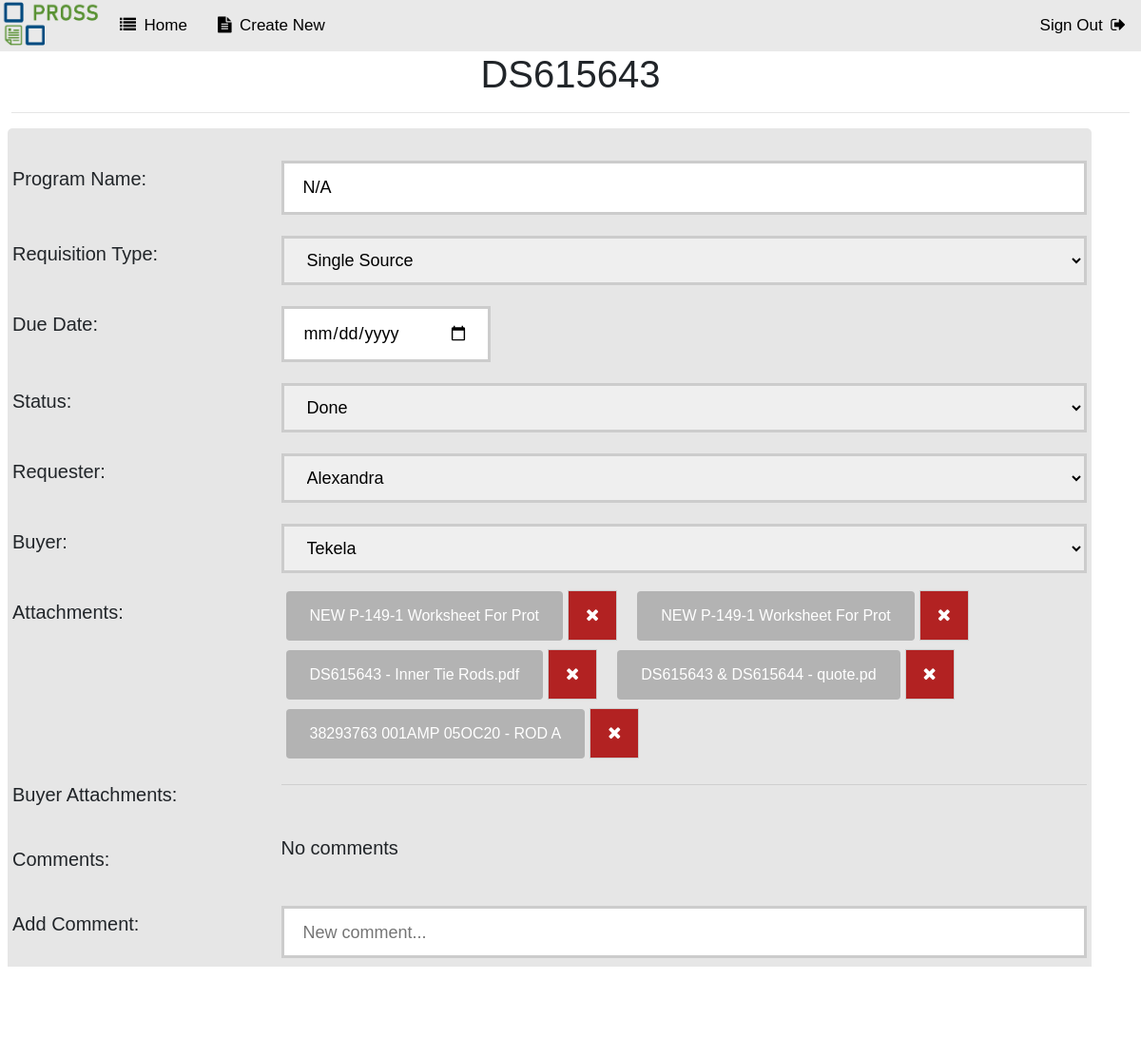
Screenshot of /openadm.php?id=132 (signed in) with the database file from the repository.
### tables this page shows
CREATE TABLE `reqs` (
  `id` int(11) NOT NULL,
  `program` varchar(25) NOT NULL,
  `ds` int(10) NOT NULL,
  `urgency` varchar(1) DEFAULT NULL,
  `progress` varchar(255) NOT NULL DEFAULT 'Submitted',
  `type` varchar(55) NOT NULL,
  `submit_date` date NOT NULL,
  `due_date` date DEFAULT NULL,
  `date` timestamp NOT NULL DEFAULT current_timestamp() ON UPDATE current_timestamp(),
  `submitted` varchar(255) NOT NULL,
  `assigned` varchar(255) NOT NULL
);

CREATE TABLE `attachments` (
  `id` int(25) NOT NULL,
  `reqs_id` int(25) NOT NULL,
  `role` varchar(25) NOT NULL,
  `name` varchar(255) NOT NULL
);

### openadm.php (the view, shortened to what this page needs)
<?php
	$logedInUsername = $_SESSION['username'];
	$id = null;
	if ( !empty($_GET['id'])) {
		$id = $_REQUEST['id'];
	}
	$pdo = Database::connect();
	$sql = "SELECT * FROM reqs WHERE id = ?";
	$q = $pdo->prepare($sql);
	$q->execute(array($id));
	$data = $q->fetch(PDO::FETCH_ASSOC);
	$dueDate = $data['due_date'];
	$pdo = Database::connect();
	$sql = "SELECT * FROM reqs WHERE id = ?";
	$q = $pdo->prepare($sql);
	$q->execute(array($id));
	$data = $q->fetch(PDO::FETCH_ASSOC);
	$type = $data['type'];
	if ($type == "Alterations") {
		$type = "PO" . $data['ds'];
	} else {
		$type = "DS" . $data['ds'];
	}
	if (!empty($_POST)) {
		$dueDate = $_POST['dueDate'];
		$program = $_POST['program'];
		$type = $_POST['type'];
		$progress = $_POST['progress'];
		$submitted = $_POST['submitted'];
		$assigned = $_POST['assigned'];
		$expcomment = $_POST['expcomment'];
		$pdo = Database::connect();
		if ($dueDate != null) {
			$sql = "UPDATE reqs SET due_date = ? WHERE id = ?";
			$q = $pdo->prepare($sql);
			$q->execute(array($dueDate,$id));
		}
		if ($program != null) {
			$pdo->setAttribute(PDO::ATTR_ERRMODE, PDO::ERRMODE_EXCEPTION);
			$sql = "UPDATE reqs SET program = ? WHERE id = ?";
			$q = $pdo->prepare($sql);
			$q->execute(array($program,$id));
		}
		if ($type != null) {
			$pdo->setAttribute(PDO::ATTR_ERRMODE, PDO::ERRMODE_EXCEPTION);
			$sql = "UPDATE reqs SET type = ? WHERE id = ?";
			$q = $pdo->prepare($sql);
			$q->execute(array($type,$id));
		}
		if ($progress != null) {
			$pdo->setAttribute(PDO::ATTR_ERRMODE, PDO::ERRMODE_EXCEPTION);
			$sql = "UPDATE reqs SET progress = ? WHERE id = ?";
			$q = $pdo->prepare($sql);
			$q->execute(array($progress,$id));
		}
		if ($submitted != null) {
			$pdo->setAttribute(PDO::ATTR_ERRMODE, PDO::ERRMODE_EXCEPTION);
			$sql = "UPDATE reqs SET submitted = ? WHERE id = ?";
			$q = $pdo->prepare($sql);
			$q->execute(array($submitted,$id));
		}
		if ($assigned != null) {
			$pdo->setAttribute(PDO::ATTR_ERRMODE, PDO::ERRMODE_EXCEPTION);
			$sql = "UPDATE reqs SET assigned = ? WHERE id = ?";
			$q = $pdo->prepare($sql);
			$q->execute(array($assigned,$id));
		}
		$reqs_id = $id;
		if ($expcomment != null) {
			$comment = addslashes($expcomment);
			$sql = "INSERT INTO comments(reqs_id, name, comment) VALUES ('$reqs_id', '$logedInUsername', '$comment')";
			$pdo->setAttribute(PDO::ATTR_ERRMODE, PDO::ERRMODE_EXCEPTION);
			$q = $pdo->prepare($sql);
			$q->execute(array());
		}
		Database::disconnect();
		header("Location: index.php");
	} else {
		$pdo = Database::connect();
		$pdo->setAttribute(PDO::ATTR_ERRMODE, PDO::ERRMODE_EXCEPTION);
		$sql = "SELECT * FROM reqs where id = ?";
		$q = $pdo->prepare($sql);
		$q->execute(array($id));
		$data = $q->fetch(PDO::FETCH_ASSOC);
		$program = $data['program'];
	}
?>
<!DOCTYPE html>
<html lang="en">
<head>
    <link   href="css/bootstrap.min.css" rel="stylesheet">
	<link rel="stylesheet" href="https://cdnjs.cloudflare.com/ajax/libs/font-awesome/4.7.0/css/font-awesome.min.css">
</head>
<body>
	<div class="topnav">
		<img src="PROSS_Logo.png" href="index.php" alt="Logo" style="width:110px;height:50px;">
        <a href="index.php"><i class="fa fa-list"></i>&ensp;Home</a>
		<a href="create.php"><i class="fa fa-file-text"></i>&ensp;Create New</a>
        <a style="float:right;" href="logout.php">Sign Out&ensp;<i class="fa fa-sign-out"></i></a>
    </div>
	<h1><?php echo $type;?></h1>
	<hr style="width:98%">
    <div class="container">
	    <form action="openadm.php?id=<?php echo $id?>" method="post" enctype="multipart/form-data">
			<div class="row">
				<div class="col-25">
					<label for="program">Program Name:</label>
				</div>
				<div class="col-75">
					<input name="program" type="text" maxlength="15" value="<?php echo !empty($program)?$program:'';?>">
				</div>
			</div>
			<div class="row">
				<div class="col-25">
					<label for="type">Requisition Type:</label>
				</div>
				<div class="col-75">
					<select id="type" name="type" class="select">
						<option selected="selected"><?php echo $data['type'];?></option>
					</select>
				</div>
			</div>
			<div class="row" id="dueDate">
				<div class="col-25">
					<label for="dueDate">Due Date:</label>
				</div>
				<div class="col-75">
					<input name="dueDate" type="date" value="<?php echo !empty($dueDate)?$dueDate:'';?>">
				</div>
			</div>
			<div class="row">
				<div class="col-25">
					<label for="progress">Status:</label>
				</div>
				<div class="col-75">
					<select id="progress" name="progress" class="select">
						<option selected="selected"><?php echo $data['progress'];?></option>
					</select>
				</div>
		    </div>
			<div class="row">
				<div class="col-25">
					<label for="submitted">Requester:</label>
				</div>
				<div class="col-75">
					<select name="submitted" class="select">
						<option selected="selected"><?php echo $data['submitted'];?></option>
					</select>
				</div>
		    </div>
			<div class="row">
				<div class="col-25">
					<label for="assigned">Buyer:</label>
				</div>
				<div class="col-75">
					<select name="assigned" class="select">
						<option selected="selected"><?php echo $data['assigned'];?></option>
					</select>
				</div>
		    </div>
			<div class="row">
				<div class="col-25">
					<label class="attachments">Attachments:</label>
				</div>
				<div class="col-75">
					<?php
						$pdo = Database::connect();
						$id = $data['id'];
						$sql = "SELECT * FROM attachments WHERE reqs_id=$id AND role!='buyer' ORDER BY id ASC";
						foreach ($pdo->query($sql) as $row) {
							$attach_id = $row['id'];
							echo '<a class="link" href="uploads/' . $data['ds'] . "/" . $row['name'] . '" download><span>' . substr($row['name'],0,30) . '</span></a><a href="deletefile.php?id='.$id.'&attach_id='.$attach_id.'&loc=adm" class="custom-delete" id="delete" onclick="return clicked();"><span><i class="fa fa-close"></i></span></a>&ensp;&ensp;';
						}
					?>
				</div>
			</div>
			<div class="row">
				<div class="col-25">
					<label class="attachments">Buyer Attachments:</label>
				</div>
				<div class="col-75">
					<hr>
				</div>
			</div>
			<div class="row">
				<div class="col-25">
					<label class="comments">Comments:</label>
				</div>
				<div class="col-75">
					<?php
						$counter = 0;
						if ($counter == 0) {
							echo "<p>No comments</p>";
						}
					?>
				</div>
			</div>
			<div class="row">
				<div class="col-25">
					<label class="expcomment">Add Comment:</label>
				</div>
				<div class="col-75">
					<textarea id="expcomment" name="expcomment" data-emojiable="true" placeholder="New comment..." style="height:55px" value="<?php echo !empty($expcomment)?$expcomment:'';?>"></textarea>
				</div>
			</div>
			<div class="row">
			<button class="button button2" type="submit"><span>Update</span></button>
			<button type="button" class="button button1" style="background-color: grey" onclick="location.href='index.php';"><span>Cancel</span></button>
		</div>
		</form>
	</div>
  </body>
</html>

### openadm.php (style rules this page uses)
body { animation: fadeInAnimation ease 1s; animation-iteration-count: 1; animation-fill-mode: forwards; margin: 0; font-family: Arial, Helvetica, sans-serif; }
* { box-sizing: border-box; }
img { display: block; margin-left: auto; margin-right: auto; }
h1 { text-align: center; }
p { font-size: 20px; margin-bottom: 12px; margin-top: 0px; }
.custom-delete { font-size: 18px; background-color: #b22222; color: white; border: 1px solid #ccc; display: inline-block; padding: 12px 18px; cursor: pointer; transition: all 0.5s; }
.custom-delete span { cursor: pointer; display: inline-block; position: relative; transition: 0.5s; }
.custom-delete span:after { content: 'Delete'; position: absolute; opacity: 0; top: 0; right: -20px; transition: 0.5s; }
.link { display: inline-block; border-radius: 4px; background-color: #b3b3b3; border: none; color: white; text-align: center; padding: 14px 25px; transition: all 0.5s; cursor: pointer; margin: 5px; }
.link span { cursor: pointer; display: inline-block; position: relative; transition: 0.5s; }
.link span:after { font-family: FontAwesome; content: '\f019'; position: absolute; opacity: 0; top: 0; right: -20px; transition: 0.5s; }
.button { display: inline-block; border-radius: 4px; background-color: #009900; border: none; color: #FFFFFF; text-align: center; font-size: 20px; padding: 10px; width: 120px; transition: all 0.5s; cursor: pointer; margin: 5px; float: right; }
.button2 span { cursor: pointer; display: inline-block; position: relative; transition: 0.5s; }
.button2 span:after { content: '\00bb'; position: absolute; opacity: 0; top: 0; right: -20px; transition: 0.5s; }
.button1 span { cursor: pointer; display: inline-block; position: relative; transition: 0.5s; }
.button1 span:after { content: '\00ab'; position: absolute; opacity: 0; top: 0; left: -20px; transition: 0.5s; }
input[type=text], select, textarea { width: 100%; padding: 12px 20px; margin: 8px 0; box-sizing: border-box; border: 3px solid #ccc; -webkit-transition: 0.5s; transition: 0.5s; outline: none; font-size: 18px; }
input[type=date] { width: 220px; padding: 12px 20px; margin: 8px 0; box-sizing: border-box; border: 3px solid #ccc; -webkit-transition: 0.5s; transition: 0.5s; outline: none; font-size: 18px; }
label { padding: 12px 12px 12px 0; display: inline-block; font-size: 20px; }
.container { border-radius: 5px; background-color: #e6e6e6; padding: 20px; margin: 8px; }
.col-25 { float: left; width: 25%; margin-top: 6px; }
.col-75 { float: left; width: 75%; margin-top: 6px; }
.row:after { content: ""; display: table; clear: both; }
.topnav { overflow: hidden; background-color: #e9e9e9; }
.topnav a { float: left; display: block; color: black; text-align: center; padding: 14px 16px; text-decoration: none; font-size: 17px; transition: all 0.5s; }
.topnav img { float: left; display: block; color: black; text-align: center; padding: 2px 2px; text-decoration: none; font-size: 17px; }

### rows the page displays
reqs: ds "DS615643", program "N/A", type "Single Source", progress "Done", submitted "Alexandra", assigned "Tekela"
attachments: name "NEW P-149-1 Worksheet For Prot"
attachments: name "NEW P-149-1 Worksheet For Prot"
attachments: name "DS615643 - Inner Tie Rods.pdf"
attachments: name "DS615643 & DS615644 - quote.pd"
attachments: name "38293763 001AMP 05OC20 - ROD A"
